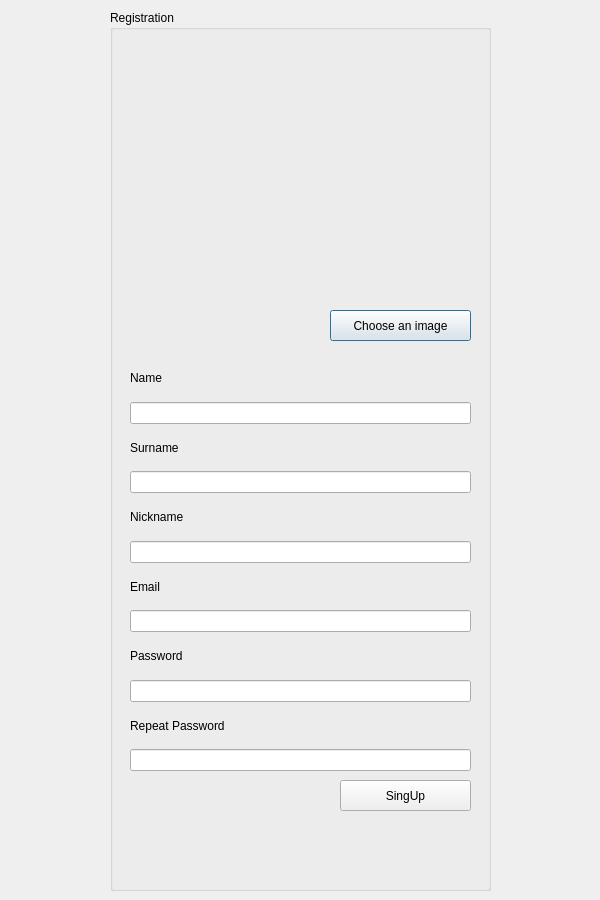
<?xml version="1.0" encoding="UTF-8"?>
<ui version="4.0">
 <class>RegistrationDialog</class>
 <widget class="QDialog" name="RegistrationDialog">
  <property name="geometry">
   <rect>
    <x>0</x>
    <y>0</y>
    <width>600</width>
    <height>900</height>
   </rect>
  </property>
  <property name="windowTitle">
   <string>Registration</string>
  </property>
  <widget class="QGroupBox" name="groupBox">
   <property name="geometry">
    <rect>
     <x>110</x>
     <y>10</y>
     <width>381</width>
     <height>881</height>
    </rect>
   </property>
   <property name="title">
    <string>Registration</string>
   </property>
   <widget class="QLabel" name="lbl_image">
    <property name="geometry">
     <rect>
      <x>80</x>
      <y>30</y>
      <width>250</width>
      <height>250</height>
     </rect>
    </property>
    <property name="text">
     <string/>
    </property>
   </widget>
   <widget class="QPushButton" name="pushButton_image">
    <property name="geometry">
     <rect>
      <x>220</x>
      <y>300</y>
      <width>141</width>
      <height>31</height>
     </rect>
    </property>
    <property name="text">
     <string>Choose an image</string>
    </property>
   </widget>
   <widget class="QPushButton" name="pushButton">
    <property name="geometry">
     <rect>
      <x>230</x>
      <y>770</y>
      <width>131</width>
      <height>31</height>
     </rect>
    </property>
    <property name="text">
     <string>SingUp</string>
    </property>
   </widget>
   <widget class="QWidget" name="layoutWidget">
    <property name="geometry">
     <rect>
      <x>20</x>
      <y>350</y>
      <width>341</width>
      <height>411</height>
     </rect>
    </property>
    <layout class="QVBoxLayout" name="verticalLayout_7">
     <item>
      <layout class="QVBoxLayout" name="verticalLayout">
       <item>
        <widget class="QLabel" name="label">
         <property name="text">
          <string>Name     </string>
         </property>
        </widget>
       </item>
       <item>
        <widget class="QLineEdit" name="lineEdit_name"/>
       </item>
      </layout>
     </item>
     <item>
      <layout class="QVBoxLayout" name="verticalLayout_2">
       <item>
        <widget class="QLabel" name="label_2">
         <property name="text">
          <string>Surname </string>
         </property>
        </widget>
       </item>
       <item>
        <widget class="QLineEdit" name="lineEdit_surname"/>
       </item>
      </layout>
     </item>
     <item>
      <layout class="QVBoxLayout" name="verticalLayout_3">
       <item>
        <widget class="QLabel" name="label_3">
         <property name="text">
          <string>Nickname</string>
         </property>
        </widget>
       </item>
       <item>
        <widget class="QLineEdit" name="lineEdit_nickname"/>
       </item>
      </layout>
     </item>
     <item>
      <layout class="QVBoxLayout" name="verticalLayout_5">
       <item>
        <widget class="QLabel" name="label_4">
         <property name="text">
          <string>Email             </string>
         </property>
        </widget>
       </item>
       <item>
        <widget class="QLineEdit" name="lineEdit_email"/>
       </item>
      </layout>
     </item>
     <item>
      <layout class="QVBoxLayout" name="verticalLayout_4">
       <item>
        <widget class="QLabel" name="label_5">
         <property name="inputMethodHints">
          <set>Qt::ImhHiddenText|Qt::ImhNoAutoUppercase|Qt::ImhNoPredictiveText|Qt::ImhSensitiveData</set>
         </property>
         <property name="text">
          <string>Password           </string>
         </property>
        </widget>
       </item>
       <item>
        <widget class="QLineEdit" name="lineEdit_password">
         <property name="inputMethodHints">
          <set>Qt::ImhHiddenText|Qt::ImhNoAutoUppercase|Qt::ImhNoPredictiveText|Qt::ImhSensitiveData</set>
         </property>
         <property name="echoMode">
          <enum>QLineEdit::Password</enum>
         </property>
        </widget>
       </item>
      </layout>
     </item>
     <item>
      <layout class="QVBoxLayout" name="verticalLayout_6">
       <item>
        <widget class="QLabel" name="label_6">
         <property name="inputMethodHints">
          <set>Qt::ImhHiddenText|Qt::ImhNoAutoUppercase|Qt::ImhNoPredictiveText|Qt::ImhSensitiveData</set>
         </property>
         <property name="text">
          <string>Repeat Password</string>
         </property>
        </widget>
       </item>
       <item>
        <widget class="QLineEdit" name="lineEdit_pwdrepeat">
         <property name="echoMode">
          <enum>QLineEdit::Password</enum>
         </property>
        </widget>
       </item>
      </layout>
     </item>
    </layout>
   </widget>
   <widget class="QLabel" name="lbl_error">
    <property name="geometry">
     <rect>
      <x>30</x>
      <y>810</y>
      <width>331</width>
      <height>71</height>
     </rect>
    </property>
    <property name="font">
     <font>
      <family>Times New Roman</family>
      <pointsize>7</pointsize>
      <weight>75</weight>
      <bold>true</bold>
     </font>
    </property>
    <property name="autoFillBackground">
     <bool>false</bool>
    </property>
    <property name="styleSheet">
     <string notr="true">QLabel {color : red; }</string>
    </property>
    <property name="text">
     <string/>
    </property>
   </widget>
  </widget>
 </widget>
 <resources/>
 <connections/>
</ui>
